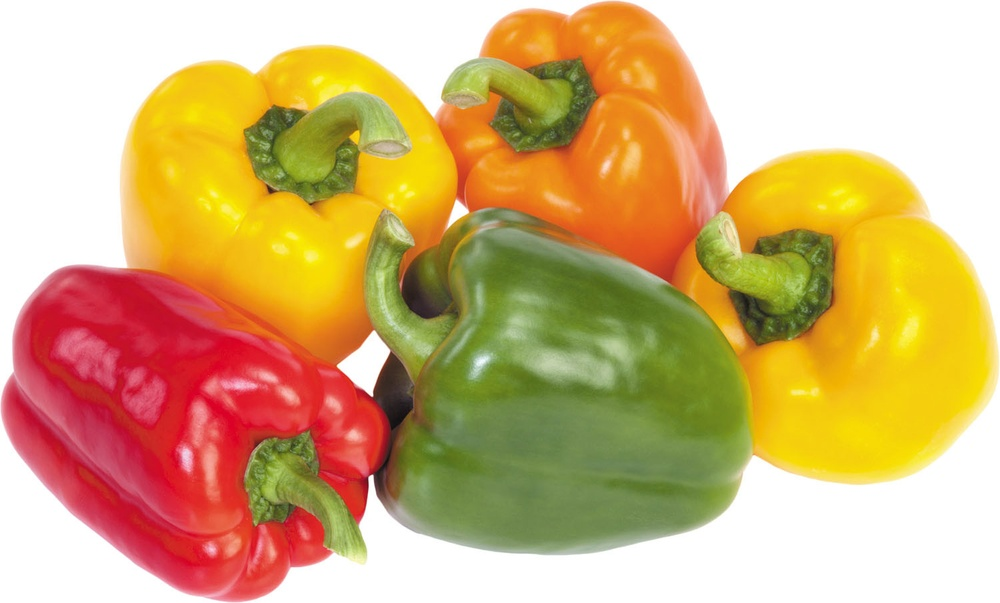
%> input picture peppers.jpg, 1000 x 603 px, shrunk from 1500 x 905 before the run
$ octave rgb_to_cmy_xiii.m   (GNU Octave 9; MATLAB toolbox functions it lacks are replaced by stand-ins)
%> lines starting %> are read from the running program, lines starting %| are printed output that depends on the picture
pkg load image;
clc; clear; close all;

% Step 1: Read input RGB image
img = imread('peppers.jpg');
%> img is the input picture: size 603x1000x3 uint8; mean R, G, B 212.3, 176.2, 118.8
[rows, cols, ~] = size(img);
%> rows = 603; cols = 1000

% Separate RGB planes from image
Red   = double(img(:, :, 1));
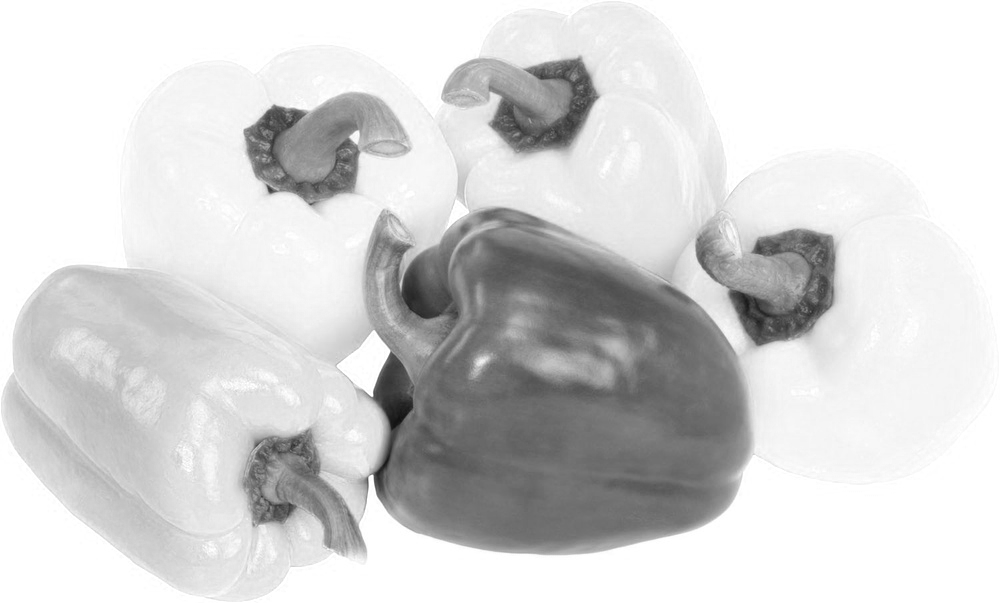
%> Red: size 603x1000 double; min 16, max 255, mean 212.3
Green = double(img(:, :, 2));
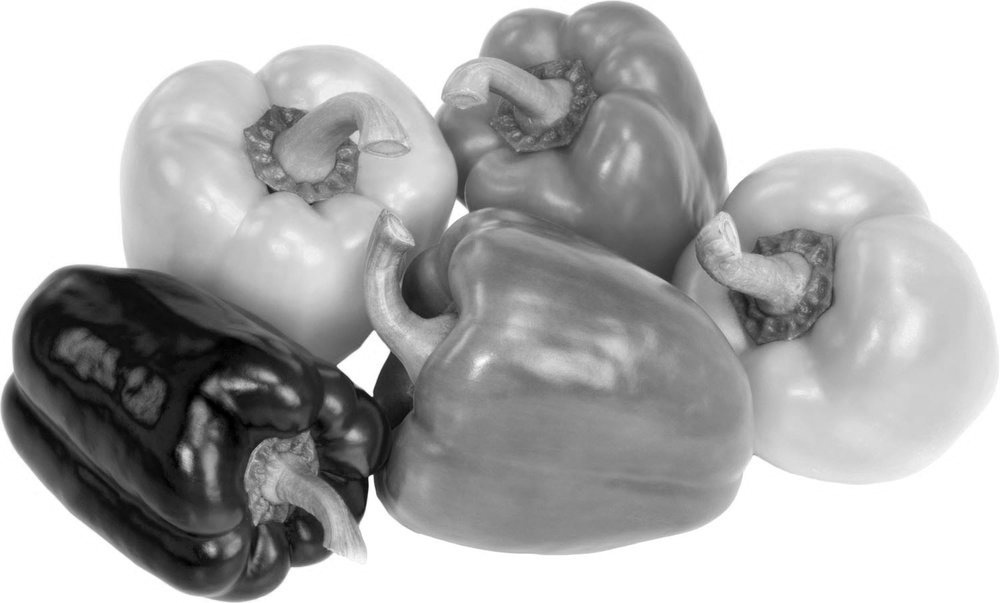
%> Green: size 603x1000 double; min 0, max 255, mean 176.2
Blue  = double(img(:, :, 3));
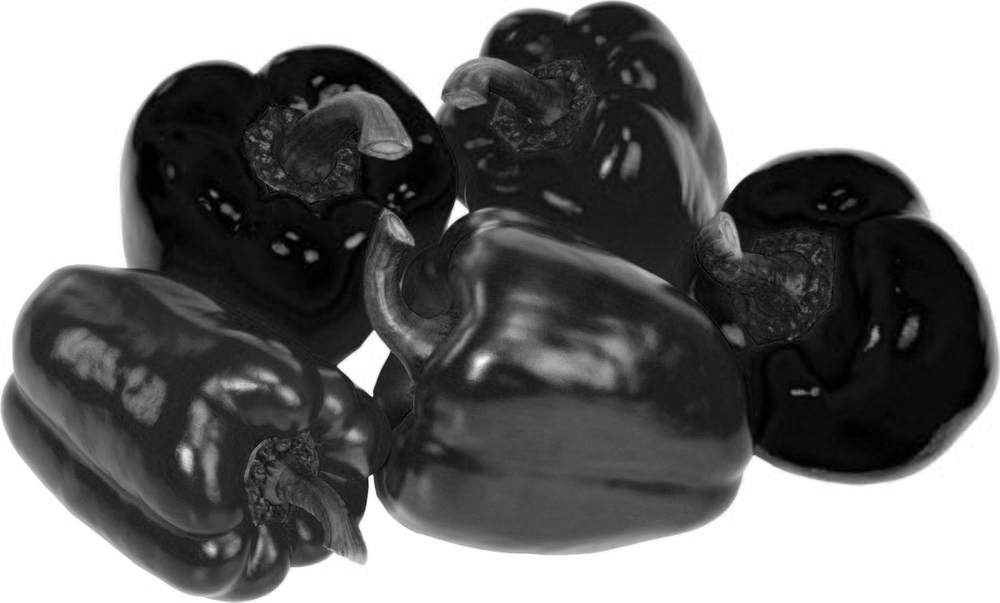
%> Blue: size 603x1000 double; min 0, max 255, mean 118.8

% Step 1 (Algorithm): Normalize input values to [0.0, 1.0]
R = Red / 255.0;
G = Green / 255.0;
B = Blue / 255.0;

% Step 2 (Algorithm): Invert the channels to get C, M, Y
C = 1.0 - R;
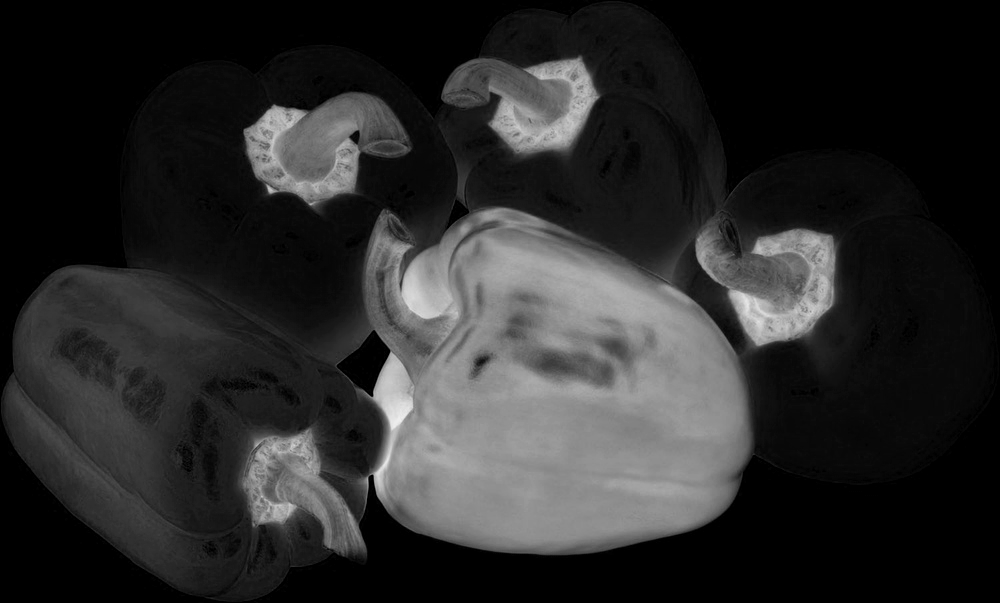
%> C: size 603x1000 double; min 0, max 0.937, mean 0.167
M = 1.0 - G;
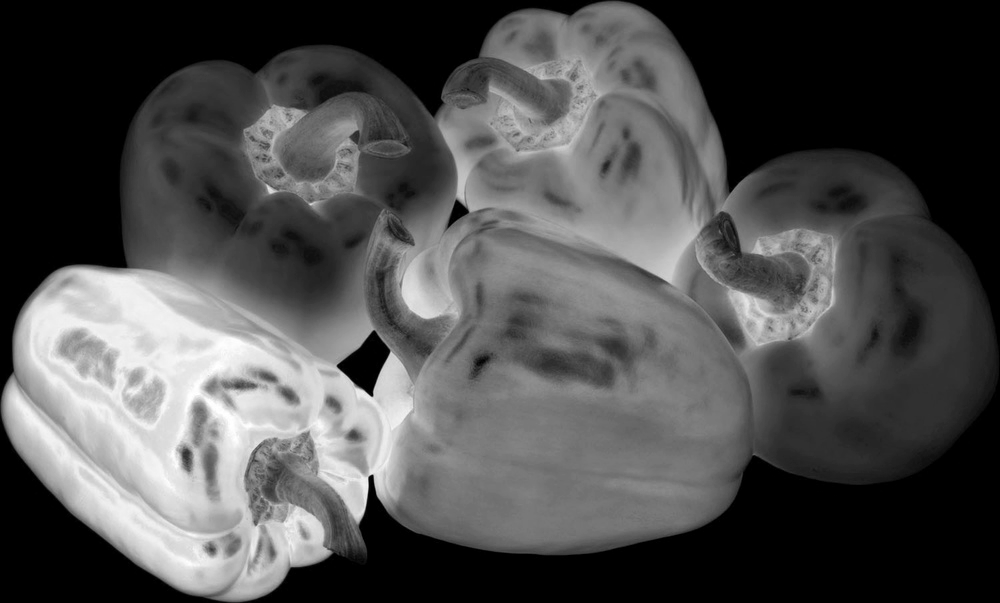
%> M: size 603x1000 double; min 0, max 1, mean 0.309
Y = 1.0 - B;
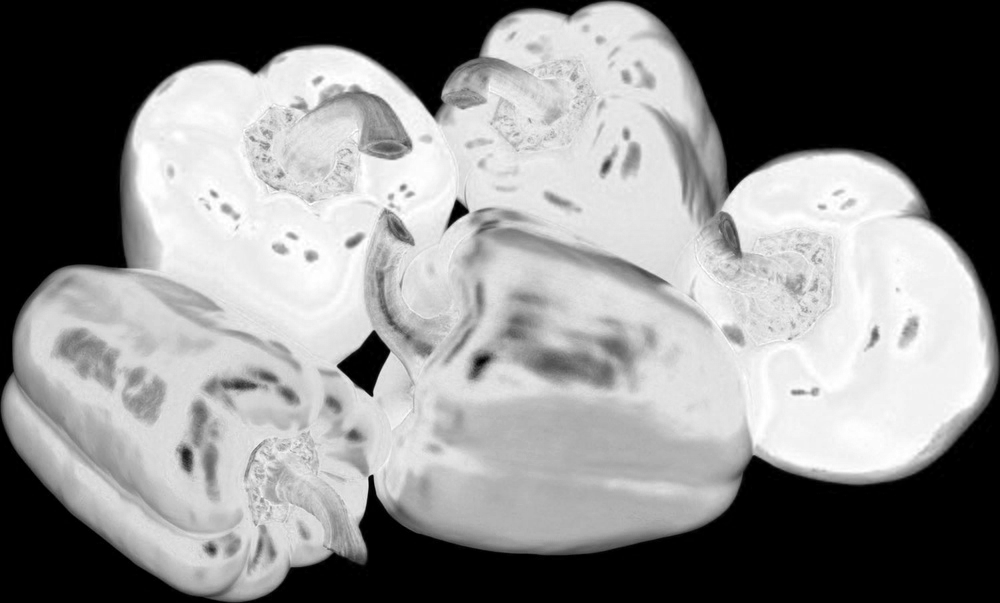
%> Y: size 603x1000 double; min 0, max 1, mean 0.534

% Combine Cyan, Magenta, and Yellow planes into a 3D CMY image matrix
cmy_img = cat(3, C, M, Y);
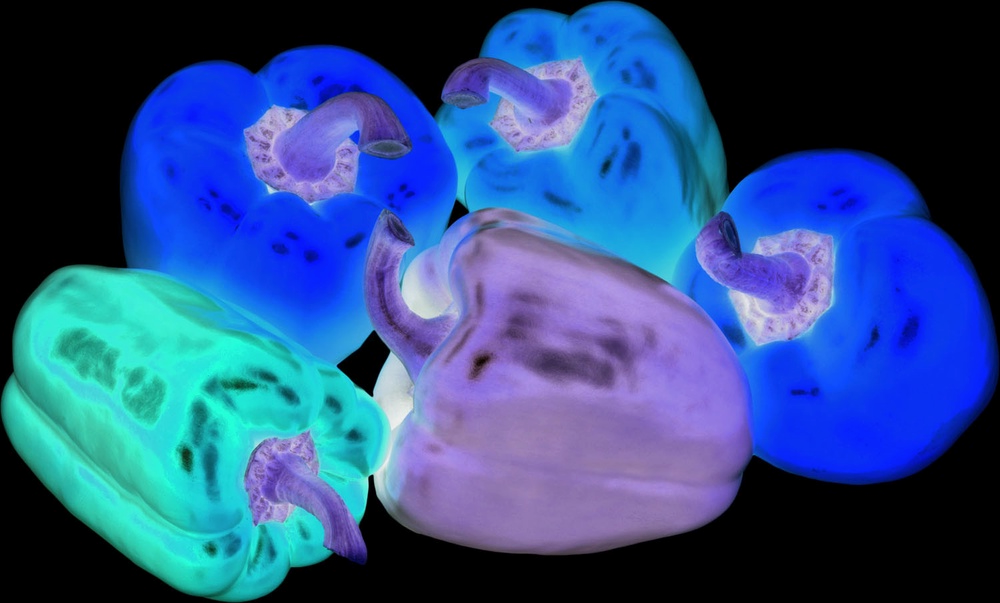
%> cmy_img: size 603x1000x3 double; mean R, G, B 0.167, 0.309, 0.534

% Display Original RGB and Separated CMY Channels
figure;
subplot(2, 2, 1); imshow(img);     title('Original RGB Image');
subplot(2, 2, 2); imshow(cmy_img);       title('Cyan Channel (C)');
